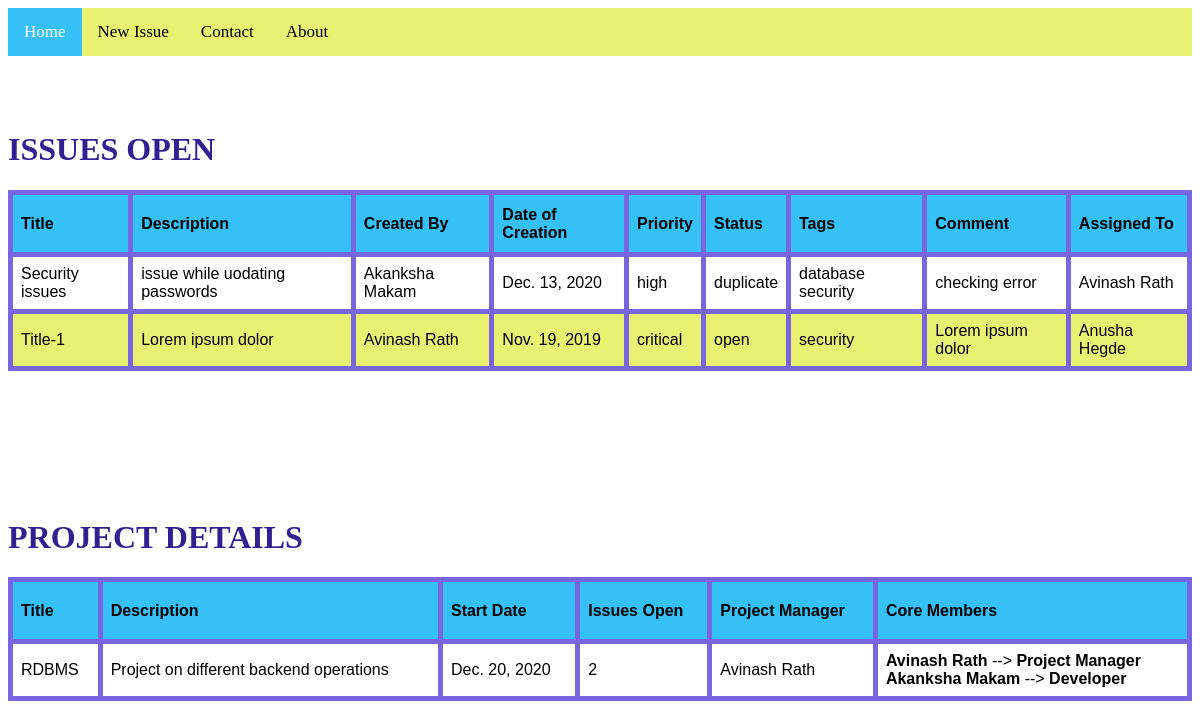
Screenshot of /issue/2/ (signed in) with the database file from the repository.
### main/models.py (models this page shows, shortened)
class Issue(models.Model):
    title = models.CharField(max_length=30)
    desc = models.CharField(max_length=300)
    creator = models.ForeignKey(User, to_field='id', on_delete=models.SET_DEFAULT, default = 1, related_name='creator') #default must point to anonymous user
    assignee = models.ForeignKey(User, to_field='id', on_delete=models.SET_DEFAULT, default = 1, related_name='assignee') #default must point to admin/project manager
    opened = models.DateField(default=datetime.date.today())
    priority = models.CharField(max_length=30, choices=priority, default='low')
    status = models.CharField(max_length=30, choices=status, default='open')
    comment = models.CharField(max_length=250)
    tags = models.ManyToManyField(Tag)
    closed = models.DateField(null = True, blank = True)
    project = models.ForeignKey(Project, on_delete=models.CASCADE)
    thread = models.ForeignKey('self', related_name='child', to_field='id', on_delete=models.CASCADE, null = True, blank = True)

class Tag(models.Model):
    name = models.CharField(max_length=30)

class Project(models.Model):
    name = models.CharField(max_length=50)
    desc = models.CharField(max_length=250)
    start = models.DateField(default=datetime.date.today())
    end = models.DateField(null = True, blank = True)
    issues_open = models.IntegerField(null=False, blank=False, default=0)
    total_issues = models.IntegerField(null=False, blank=False, default=0)
    issues_closed = models.IntegerField(null=False, blank=False, default=0)
    project_manager = models.ForeignKey(User, to_field='id', on_delete=models.CASCADE)

class ProjectMember(models.Model):
    user = models.ForeignKey(User, to_field='id', on_delete=models.CASCADE)
    role = models.ForeignKey(Group, to_field='name', on_delete=models.CASCADE)
    project = models.ForeignKey(Project, to_field='id', on_delete=models.CASCADE)

### main/decorators.py (the view)
        def wrapper(request, *args, **kwargs):
            flag = False
            if request.user.groups.exists():
                group = list(request.user.groups.values_list('name',flat = True))
                for i in group:
                    if i in allowed_roles:
                        flag = True
                        break
            if flag:
                return view_func(request, *args, **kwargs)
            else:
                return HttpResponse("You aren't allowed to view this page")

### main/views.py (called while the page is built)
@login_required(login_url='main:loginpage')
@allowed_users(allowed_roles=['Developer', 'Project Manager'])
def issue(request, project_id):
    return render(request, 'main/issue.html', context={'projects': Project.objects.all(), 'pro_mem': ProjectMember.objects.all(), 'issues': Issue.objects.all(), 'project_id': project_id, 'users': User.objects.all()})

### main/templates/main/issue.html (shortened to what this page needs)
<div class="topnav">
    <a class="active" href="{% url 'main:issues' %}">Home</a>
    <a href="{% url 'main:add_issues' %}">New Issue</a>
    <a href="#contact">Contact</a>
    <a href="#about">About</a>
</div>
<h1>ISSUES OPEN</h1>
<div class="table-scroll">
    <table>
        <thead class="thead-row">
            <tr>
                <th>
                    <div class="dropdown">
                        <span>Title</span>
                    </div>
                </th>
                <th>
                    <div class="dropdown">
                        <span>Description</span>
                    </div>
                </th>
                <th>
                    <div class="dropdown">
                        <span>Created By</span>
                    </div>
                </th>
                <th>
                    <div class="dropdown">
                        <span>Date of Creation</span>
                    </div>
                </th>
                <th>
                    <div class="dropdown">
                        <span>Priority</span>
                    </div>
                </th>
                <th>
                    <div class="dropdown">
                        <span>Status</span>
                    </div>
                </th>
                <th>
                    <div class="dropdown">
                        <span>Tags</span>
                    </div>
                </th>
                <th>
                    <div class="dropdown">
                        <span>Comment</span>
                    </div>
                </th>
                <th>
                    <div class="dropdown">
                        <span>Assigned To</span>
                    </div>
                </th>
            </tr>
        </thead>
        <tbody>
            {% for i in issues.all %}
            {% if project_id == i.project.id %}
            <tr>
                <td>{{i.title}}</td>
                <td>{{i.desc}}</td>
                <td>{{i.creator.first_name}} {{i.creator.last_name}}</td>
                <td>{{i.opened}}</td>
                <td>{{i.priority}}</td>
                <td>{{i.status}}</td>
                <td>
                    {% for j in i.tags.all %}
                    {{j.name}}
                    {% endfor %}
                </td>
                <td>{{i.comment}}</td>
                <td>{{i.assignee.first_name}} {{i.assignee.last_name}}</td>
            </tr>
            {% endif %}
            {% endfor %}
        </tbody>
    </table>
</div>
<h1>PROJECT DETAILS</h1>
<div class="table-scroll">
    <table>
        <thead class="thead-row">
            <tr>
                <th>
                    <div class="dropdown">
                        <span>Title</span>
                    </div>
                </th>
                <th>
                    <span>Description</span>
                </th>
                <th>
                    <span>Start Date</span>
                </th>
                <th>
                    <span>Issues Open</span>
                </th>
                <th>
                    <div class="dropdown">
                        <span>Project Manager</span>
                    </div>
                </th>
                <th>
                    <span>Core Members</span>
</div>
<tbody style="height: fit-content;">
    {% for i in projects.all %}
    {% if i.id == project_id %}
    <tr>
        <td>{{i.name}}</td>
        <td>{{i.desc}}</td>
        <td>{{i.start}}</td>
        <td>{{i.issues_open}}</td>
        <td>{{i.project_manager.first_name}} {{i.project_manager.last_name}} </td>
        <td>
            {% for j in pro_mem.all %}
            <div class="dropdown">
                {% if i.id == j.project.id %}
                <b>{{j.user.first_name}} {{j.user.last_name}}</b> --> <b>{{j.role}}</b>
                {% endif %}
            </div><br>
            {% endfor %}
        </td>
    </tr>
    {% endif %}
    {% endfor %}
</tbody>

### main/templates/main/issue.html (style rules this page uses)
table { font-family: arial, sans-serif; border-collapse: collapse; width: 100%; }
.topnav { overflow: hidden; background-color: #e9f173; }
.topnav a { float: left; color: black; text-align: center; padding: 14px 16px; text-decoration: none; font-size: 17px; }
.topnav a.active { background-color: #35c1f8; color: white; }
thead { background-color: #35c1f8; height: 7ch; }
td, th { border: 5px solid #7866e0; text-align: left; padding: 8px; }
tr:nth-child(even) { background-color: #e9f173; }
.dropdown { position: relative; display: inline-block; }
h1 { color: #302091; }

### rows the page displays
Issue: title "Security issues", desc "issue while uodating passwords", creator.first_name "Akanksha", creator.last_name "Makam", opened "Dec. 13, 2020", priority "high", status "duplicate", comment "checking error", assignee.first_name "Avinash", assignee.last_name "Rath"
Tag: name "database"
Tag: name "security"
Issue: title "Title-1", desc "Lorem ipsum dolor", creator.first_name "Avinash", creator.last_name "Rath", opened "Nov. 19, 2019", priority "critical", status "open", comment "Lorem ipsum dolor", assignee.first_name "Anusha", assignee.last_name "Hegde"
Project: name "RDBMS", desc "Project on different backend operations", start "Dec. 20, 2020", issues_open "2", project_manager.first_name "Avinash", project_manager.last_name "Rath"
ProjectMember: user.first_name "Avinash", user.last_name "Rath", role "Project Manager"
ProjectMember: user.first_name "Akanksha", user.last_name "Makam", role "Developer"
